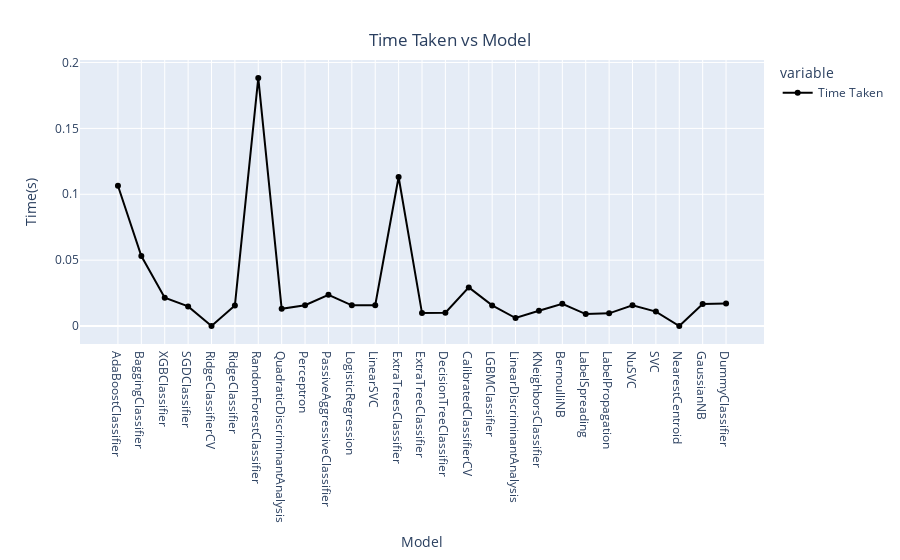

Source (notebook cell):
### Code cell
# Visualization for Time Taken VS Model

line = px.line(data_frame= models ,y =["Time Taken"] , markers = True)
line.update_xaxes(title="Model",
              rangeslider_visible = False)
line.update_yaxes(title = "Time(s)")
line.update_traces(line_color="black")
line.update_layout(showlegend = True,
    title = {
        'text': 'Time Taken vs Model',
        'y':0.94,
        'x':0.5,
        'xanchor': 'center',
        'yanchor': 'top'})

line.show()

### Figure 1 — Plotly figure (JSON) as saved in the notebook; plotly's stock layout.template omitted (floating-point values rounded to 4 significant figures)
{"data": [{"hovertemplate": "variable=Time Taken<br>Model=%{x}<br>value=%{y}<extra></extra>", "legendgroup": "Time Taken", "line": {"color": "black", "dash": "solid"}, "marker": {"symbol": "circle"}, "mode": "markers+lines", "name": "Time Taken", "orientation": "v", "showlegend": true, "type": "scatter", "x": ["AdaBoostClassifier", "BaggingClassifier", "XGBClassifier", "SGDClassifier", "RidgeClassifierCV", "RidgeClassifier", "RandomForestClassifier", "QuadraticDiscriminantAnalysis", "Perceptron", "PassiveAggressiveClassifier", "LogisticRegression", "LinearSVC", "ExtraTreesClassifier", "ExtraTreeClassifier", "DecisionTreeClassifier", "CalibratedClassifierCV", "LGBMClassifier", "LinearDiscriminantAnalysis", "KNeighborsClassifier", "BernoulliNB", "LabelSpreading", "LabelPropagation", "NuSVC", "SVC", "NearestCentroid", "GaussianNB", "DummyClassifier"], "xaxis": "x", "y": [0.1065, 0.05311, 0.02151, 0.01493, 0, 0.01562, 0.1883, 0.01312, 0.01582, 0.02373, 0.01571, 0.01577, 0.1132, 0.009852, 0.01007, 0.02934, 0.01569, 0.006077, 0.01156, 0.01695, 0.009085, 0.009621, 0.01582, 0.011, 0, 0.01665, 0.01721], "yaxis": "y"}], "layout": {"legend": {"title": {"text": "variable"}, "tracegroupgap": 0}, "margin": {"t": 60}, "showlegend": true, "title": {"text": "Time Taken vs Model", "x": 0.5, "xanchor": "center", "y": 0.94, "yanchor": "top"}, "xaxis": {"anchor": "y", "domain": [0, 1], "rangeslider": {"visible": false}, "title": {"text": "Model"}}, "yaxis": {"anchor": "x", "domain": [0, 1], "title": {"text": "Time(s)"}}}}
